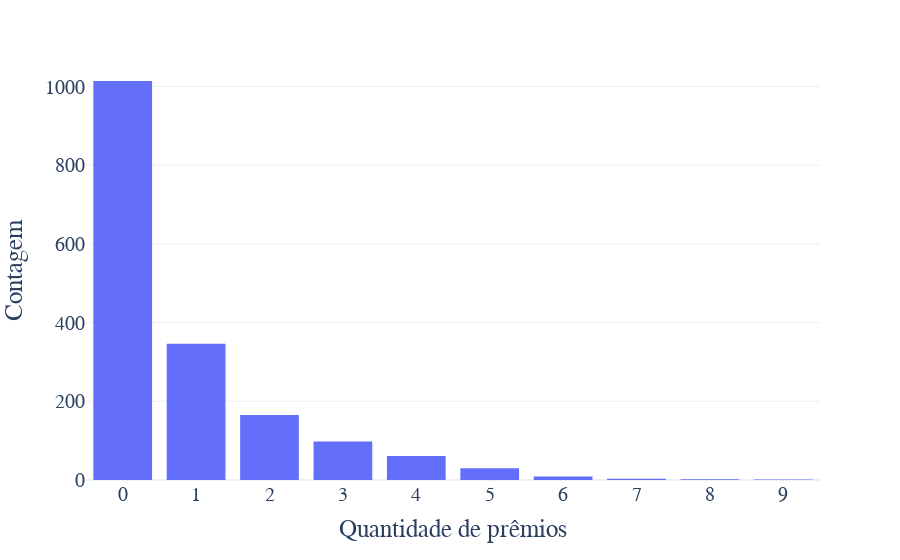

The notebook cell saved with this chart:
### Markdown cell above
Gráfico de distribuição de prêmios

### Code cell
fig = px.histogram(df_proj_prem, 
                   x="qtd_premios", 
#                    title = "Distribuição de prêmios por projeto",
                   template = "plotly_white",
#                   value = "count"
                  )

fig.update_layout(
    bargap=0.2,
    yaxis_title="Contagem",
    xaxis_title = "Quantidade de prêmios")

fig.update_xaxes(title_font=dict(size=25, family='Time New Roman'),
                nticks = 15,
                tickfont = dict(size = 20, family='Time New Roman'))
fig.update_yaxes(title_font=dict(size=25, family='Time New Roman'),
                tickfont = dict(size = 20, family='Time New Roman'))

# fig.update_traces(textsrc='inside')

# fig.update_xaxes(
#         tickangle = 90,
#         title_text = "Month",
#         title_font = {"size": 20},
#         title_standoff = 25)

fig.show()

### Figure 1 — Plotly figure (JSON) as saved in the notebook; plotly's stock layout.template omitted (floating-point values rounded to 4 significant figures; data arrays with more than 128 entries replaced by an {"elided": "..."} marker saying what was removed)
{"data": [{"alignmentgroup": "True", "bingroup": "x", "hovertemplate": "qtd_premios=%{x}<br>count=%{y}<extra></extra>", "legendgroup": "", "marker": {"color": "#636efa", "pattern": {"shape": ""}}, "name": "", "offsetgroup": "", "orientation": "v", "showlegend": false, "type": "histogram", "x": {"elided": "1729 int values"}, "xaxis": "x", "yaxis": "y"}], "layout": {"bargap": 0.2, "barmode": "relative", "legend": {"tracegroupgap": 0}, "margin": {"t": 60}, "xaxis": {"anchor": "y", "domain": [0, 1], "nticks": 15, "tickfont": {"family": "Time New Roman", "size": 20}, "title": {"font": {"family": "Time New Roman", "size": 25}, "text": "Quantidade de prêmios"}}, "yaxis": {"anchor": "x", "domain": [0, 1], "tickfont": {"family": "Time New Roman", "size": 20}, "title": {"font": {"family": "Time New Roman", "size": 25}, "text": "Contagem"}}}}
